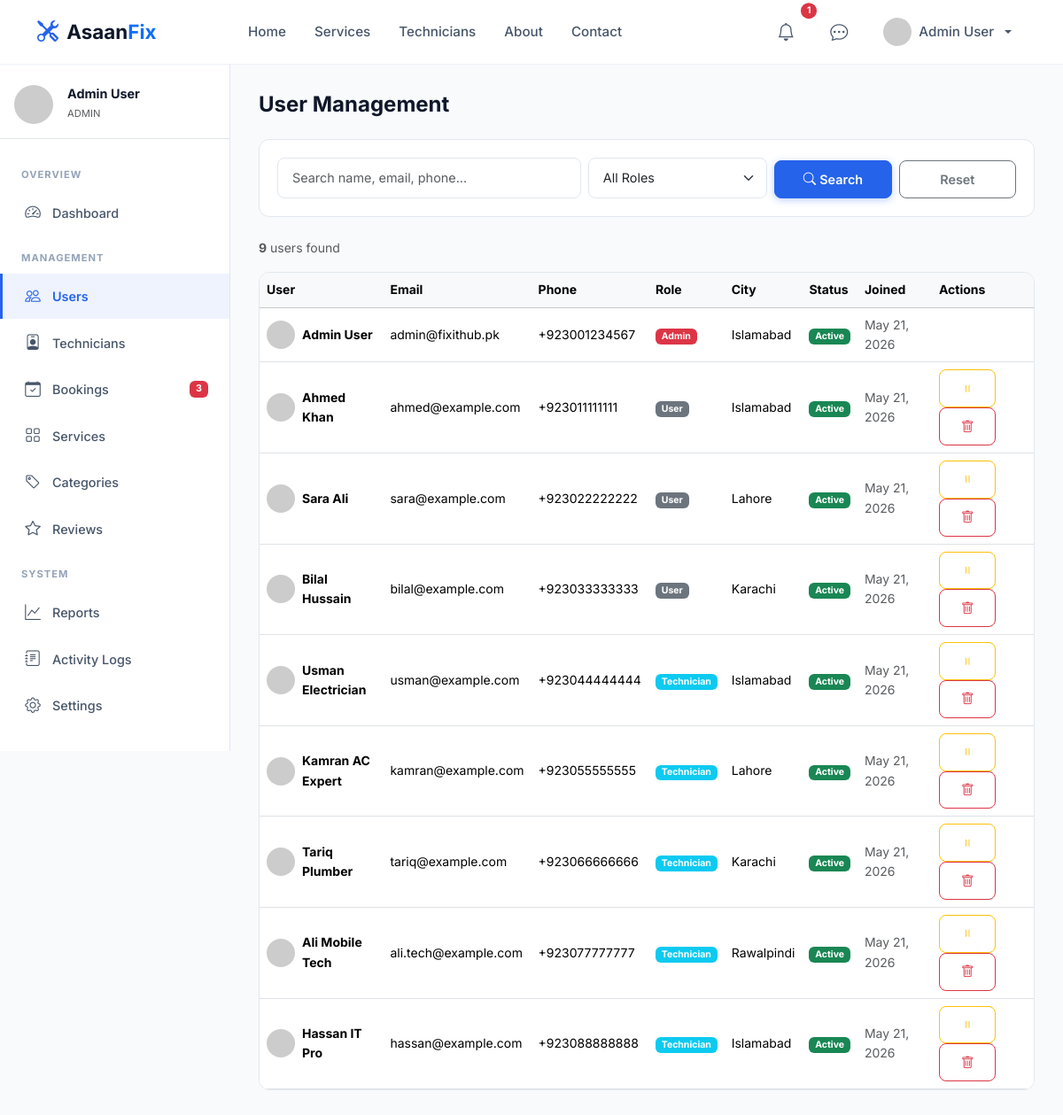
The page /admin/users.php (signed in) on the database its author committed.
### tables this page shows
CREATE TABLE `users` (
    `id` INT UNSIGNED AUTO_INCREMENT PRIMARY KEY,
    `name` VARCHAR(100) NOT NULL,
    `email` VARCHAR(150) NOT NULL UNIQUE,
    `phone` VARCHAR(20) DEFAULT NULL,
    `password` VARCHAR(255) NOT NULL,
    `role` ENUM('user','technician','admin') NOT NULL DEFAULT 'user',
    `avatar` VARCHAR(255) DEFAULT 'default-avatar.png',
    `address` TEXT DEFAULT NULL,
    `city` VARCHAR(100) DEFAULT NULL,
    `is_active` TINYINT(1) NOT NULL DEFAULT 1,
    `email_verified_at` DATETIME DEFAULT NULL,
    `verification_token` VARCHAR(255) DEFAULT NULL,
    `reset_token` VARCHAR(255) DEFAULT NULL,
    `reset_token_expiry` DATETIME DEFAULT NULL,
    `last_login` DATETIME DEFAULT NULL,
    `created_at` DATETIME NOT NULL DEFAULT CURRENT_TIMESTAMP,
    `updated_at` DATETIME NOT NULL DEFAULT CURRENT_TIMESTAMP ON UPDATE CURRENT_TIMESTAMP,
    INDEX `idx_users_role` (`role`),
    INDEX `idx_users_city` (`city`)
);

### includes/functions.php (called while the page is built, shortened)
<?php
require_once __DIR__ . '/../config/database.php';
require_once __DIR__ . '/../config/session.php';
function sanitize(string $input): string {
    return htmlspecialchars(trim($input), ENT_QUOTES, 'UTF-8');
}
function getAvatarUrl(?string $avatar = null, ?string $name = null): string {
    $displayName = $name ?? $_SESSION['user_name'] ?? 'User';
    $colors = ['2563EB','7C3AED','0891B2','059669','D97706','DC2626','4F46E5','0D9488'];
    $colorIndex = abs(crc32($displayName)) % count($colors);
    $bg = $colors[$colorIndex];
    return 'https://ui-avatars.com/api/?name=' . urlencode($displayName) . '&background=' . $bg . '&color=fff&size=200&font-size=0.4&bold=true';
}
function dbQuery(string $sql, array $params = []): array {
    $stmt = getDB()->prepare($sql);
    $stmt->execute($params);
    return $stmt->fetchAll();
}
function dbQueryOne(string $sql, array $params = []): ?array {
    $stmt = getDB()->prepare($sql);
    $stmt->execute($params);
    $result = $stmt->fetch();
    return $result ?: null;
}
function formatDate(string $date): string {
    return date('M d, Y', strtotime($date));
}
function getPagination(int $totalItems, int $currentPage, int $perPage = ITEMS_PER_PAGE): array {
    $totalPages = max(1, ceil($totalItems / $perPage));
    $currentPage = max(1, min($currentPage, $totalPages));
    $offset = ($currentPage - 1) * $perPage;
    return [
        'total' => $totalItems,
        'per_page' => $perPage,
        'current_page' => $currentPage,
        'total_pages' => $totalPages,
        'offset' => $offset,
        'has_prev' => $currentPage > 1,
        'has_next' => $currentPage < $totalPages,
    ];
}

### config/database.php (called while the page is built, shortened)
<?php
function getDB(): PDO {
    static $pdo = null;
    if ($pdo === null) {
        $dsn = "mysql:host=" . DB_HOST . ";dbname=" . DB_NAME . ";charset=" . DB_CHARSET;
        $options = [
            PDO::ATTR_ERRMODE            => PDO::ERRMODE_EXCEPTION,
            PDO::ATTR_DEFAULT_FETCH_MODE => PDO::FETCH_ASSOC,
            PDO::ATTR_EMULATE_PREPARES   => false,
            PDO::MYSQL_ATTR_INIT_COMMAND => "SET NAMES utf8mb4 COLLATE utf8mb4_unicode_ci"
        ];
        try {
            $pdo = new PDO($dsn, DB_USER, DB_PASS, $options);
        } catch (PDOException $e) {
            error_log("Database Connection Error: " . $e->getMessage());
            if (env('APP_DEBUG', false)) {
                die("Database Error: " . $e->getMessage());
            }
            die("Database connection failed. Please try again later.");
        }
    }
    return $pdo;
}

### config/session.php (called while the page is built, shortened)
<?php
function getCurrentUserId(): ?int {
    return $_SESSION['user_id'] ?? null;
}

### admin/users.php (the view, shortened to what this page needs)
<?php
$search = sanitize($_GET['q'] ?? '');
$page = max(1, (int)($_GET['page'] ?? 1));
$where = ["1=1"]; $params = [];
$whereSQL = implode(' AND ', $where);
$cnt = dbQueryOne("SELECT COUNT(*) as c FROM users WHERE $whereSQL", $params)['c'];
$pagination = getPagination($cnt, $page, ADMIN_ITEMS_PER_PAGE);
$users = dbQuery("SELECT * FROM users WHERE $whereSQL ORDER BY created_at DESC LIMIT {$pagination['per_page']} OFFSET {$pagination['offset']}", $params);
require_once __DIR__ . '/../includes/header.php';
require_once __DIR__ . '/../includes/sidebar.php';
?>
<div class="dashboard-content">
    <h4 class="fw-bold mb-4">User Management</h4>
    <div class="filter-bar mb-4">
        <form method="GET" class="row g-2 align-items-end">
            <div class="col-md-5"><input type="text" class="form-control" name="q" value="<?= sanitize($search) ?>" placeholder="Search name, email, phone..."></div>
            <div class="col-md-3">
                <select class="form-select" name="role">
                    <option value="">All Roles</option>
                </select>
            </div>
            <div class="col-md-2"><button class="btn btn-primary w-100"><i class="bi bi-search me-1"></i>Search</button></div>
            <div class="col-md-2"><a href="<?= APP_URL ?>/admin/users.php" class="btn btn-outline-secondary w-100">Reset</a></div>
        </form>
    </div>
    <p class="text-muted small mb-3"><strong><?= $cnt ?></strong> users found</p>
    <div class="card-custom">
        <div class="table-responsive">
            <table class="table table-hover align-middle mb-0 small">
                <thead class="table-light"><tr><th>User</th><th>Email</th><th>Phone</th><th>Role</th><th>City</th><th>Status</th><th>Joined</th><th>Actions</th></tr></thead>
                <tbody>
                <?php foreach ($users as $u): ?>
                <tr>
                    <td><div class="d-flex align-items-center gap-2">
                        <img src="<?= getAvatarUrl($u['avatar'], $u['name'] ?? '') ?>" width="32" height="32" class="rounded-circle" style="object-fit:cover;">
                        <strong><?= sanitize($u['name']) ?></strong>
                    </div></td>
                    <td><?= sanitize($u['email']) ?></td>
                    <td><?= sanitize($u['phone'] ?? '—') ?></td>
                    <td><span class="badge bg-<?= $u['role']==='admin'?'danger':($u['role']==='technician'?'info':'secondary') ?>"><?= ucfirst($u['role']) ?></span></td>
                    <td><?= sanitize($u['city'] ?? '—') ?></td>
                    <td><?= $u['is_active'] ? '<span class="badge bg-success">Active</span>' : '<span class="badge bg-danger">Inactive</span>' ?></td>
                    <td class="text-muted"><?= formatDate($u['created_at']) ?></td>
                    <td>
                        <?php if ($u['id'] !== getCurrentUserId()): ?>
                        <form method="POST" class="d-inline"><?= csrfField() ?><input type="hidden" name="user_id" value="<?= $u['id'] ?>"><input type="hidden" name="action" value="toggle_status">
                            <button class="btn btn-sm btn-outline-<?= $u['is_active']?'warning':'success' ?>" title="<?= $u['is_active']?'Deactivate':'Activate' ?>"><i class="bi bi-<?= $u['is_active']?'pause':'play' ?>"></i></button></form>
                        <form method="POST" class="d-inline" onsubmit="return confirm('Delete this user?')"><?= csrfField() ?><input type="hidden" name="user_id" value="<?= $u['id'] ?>"><input type="hidden" name="action" value="delete">
                            <button class="btn btn-sm btn-outline-danger"><i class="bi bi-trash"></i></button></form>
                        <?php endif; ?>
                    </td>
                </tr>
                <?php endforeach; ?>
                </tbody>
            </table>
        </div>
    </div>
</div>
<?php require_once __DIR__ . '/../includes/footer.php'; ?>

### assets/css/style.css (style rules this page uses)
:root { --primary: #2563EB; --primary-dark: #1D4ED8; --primary-light: #3B82F6; --primary-rgb: 37, 99, 235; --secondary: #0F172A; --accent: #F59E0B; --accent-light: #FBBF24; --success: #10B981; --danger: #EF4444; --warning: #F59E0B; --info: #06B6D4; --surface: #F8FAFC; --surface-2: #F1F5F9; --card: #FFFFFF; --border: #E2E8F0; --text: #0F172A; --text-secondary: #475569; --text-muted: #94A3B8; --shadow-sm: 0 1px 3px rgba(0,0,0,0.06); --shadow: 0 4px 16px rgba(0,0,0,0.08); --shadow-lg: 0 10px 40px rgba(0,0,0,0.12); --shadow-primary: 0 8px 30px rgba(37,99,235,0.25); --radius-sm: 8px; --radius: 12px; --radius-lg: 16px; --radius-xl: 24px; --transition: all 0.3s cubic-bezier(0.4, 0, 0.2, 1); --font: 'Inter', -apple-system, BlinkMacSystemFont, sans-serif; }
* { box-sizing: border-box; }
body { font-family: var(--font); color: var(--text); background: var(--surface); line-height: 1.6; -webkit-font-smoothing: antialiased; overflow-x: hidden; }
h1,h2,h3,h4,h5,h6 { font-weight: 700; line-height: 1.2; color: var(--secondary); }
a { color: var(--primary); text-decoration: none; transition: var(--transition); }
img { max-width: 100%; height: auto; }
.btn { font-weight: 600; border-radius: var(--radius-sm); padding: 0.6rem 1.5rem; transition: var(--transition); font-size: 0.9rem; }
.btn-primary { background: var(--primary); border-color: var(--primary); box-shadow: 0 2px 8px rgba(var(--primary-rgb),0.3); }
.card-custom { background: var(--card); border: 1px solid var(--border); border-radius: var(--radius); transition: var(--transition); overflow: hidden; }
.form-control, .form-select { border: 1px solid var(--border); border-radius: var(--radius-sm); padding: 0.7rem 1rem; font-size: 0.9rem; transition: var(--transition); }
.dashboard-content { margin-left: 260px; padding: 2rem; min-height: calc(100vh - 72px); }
.filter-bar { background: var(--card); border: 1px solid var(--border); border-radius: var(--radius); padding: 1.25rem; margin-bottom: 2rem; }

### rows shown on the page
users: name "Admin User", email "admin@fixithub.pk", phone "+923001234567", role "Admin", city "Islamabad", is_active "Active", created_at "May 21, 2026"
users: name "Ahmed Khan", email "ahmed@example.com", phone "+923011111111", role "User", city "Islamabad", is_active "Active", created_at "May 21, 2026"
users: name "Sara Ali", email "sara@example.com", phone "+923022222222", role "User", city "Lahore", is_active "Active", created_at "May 21, 2026"
users: name "Bilal Hussain", email "bilal@example.com", phone "+923033333333", role "User", city "Karachi", is_active "Active", created_at "May 21, 2026"
users: name "Usman Electrician", email "usman@example.com", phone "+923044444444", role "Technician", city "Islamabad", is_active "Active", created_at "May 21, 2026"
users: name "Kamran AC Expert", email "kamran@example.com", phone "+923055555555", role "Technician", city "Lahore", is_active "Active", created_at "May 21, 2026"
users: name "Tariq Plumber", email "tariq@example.com", phone "+923066666666", role "Technician", city "Karachi", is_active "Active", created_at "May 21, 2026"
users: name "Ali Mobile Tech", email "ali.tech@example.com", phone "+923077777777", role "Technician", city "Rawalpindi", is_active "Active", created_at "May 21, 2026"
users: name "Hassan IT Pro", email "hassan@example.com", phone "+923088888888", role "Technician", city "Islamabad", is_active "Active", created_at "May 21, 2026"

### other values the page prints
$notifCount "1"
$_SESSION['user_name'] "Admin User"
getCurrentUserRole() "ADMIN"
$section "OVERVIEW"
$item['label'] "Dashboard"
$section "MANAGEMENT"
$item['label'] "Users"
$item['label'] "Technicians"
$item['label'] "Bookings"
$item['badge'] "3"
$item['label'] "Services"
$item['label'] "Categories"
$item['label'] "Reviews"
$section "SYSTEM"
$item['label'] "Reports"
